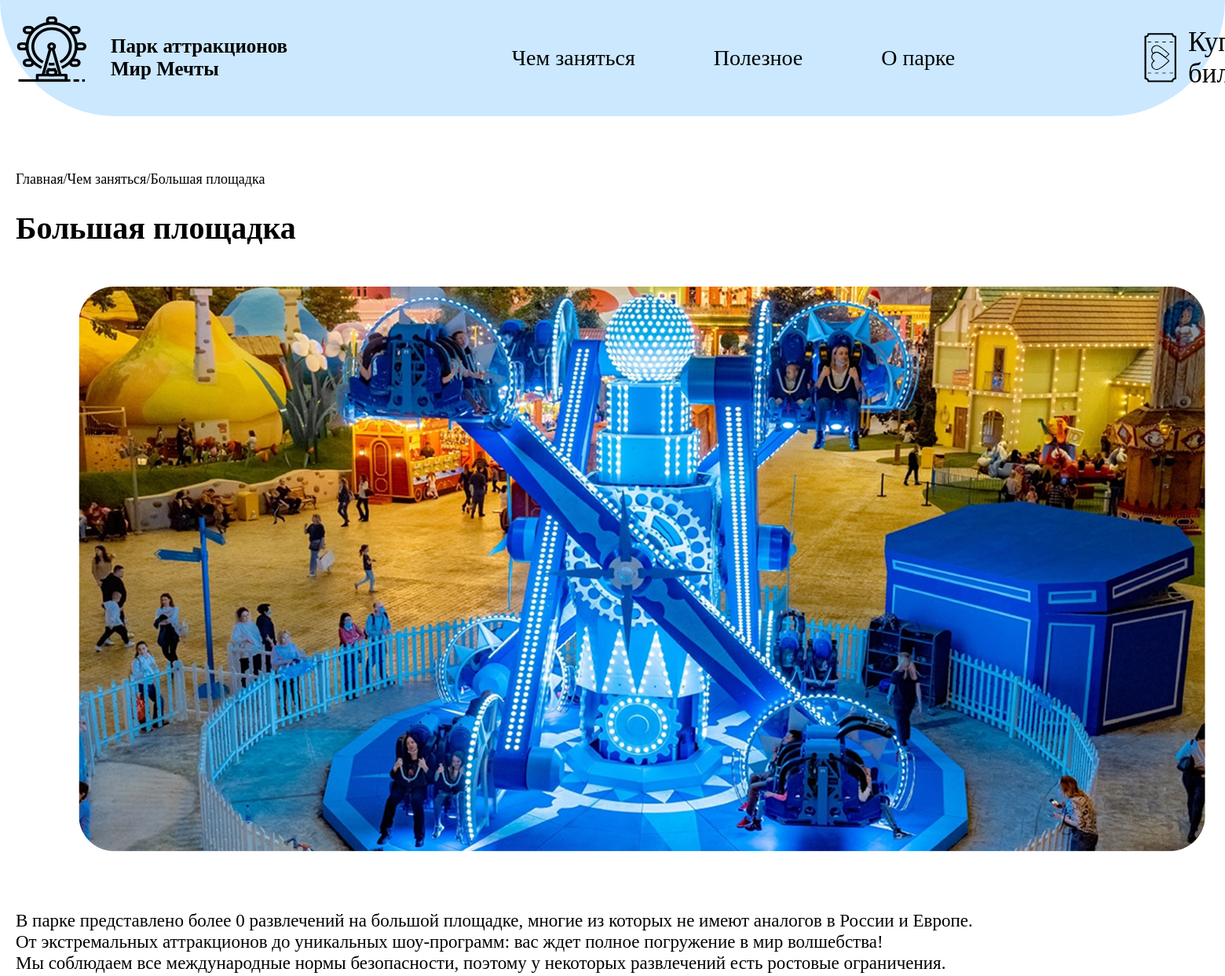
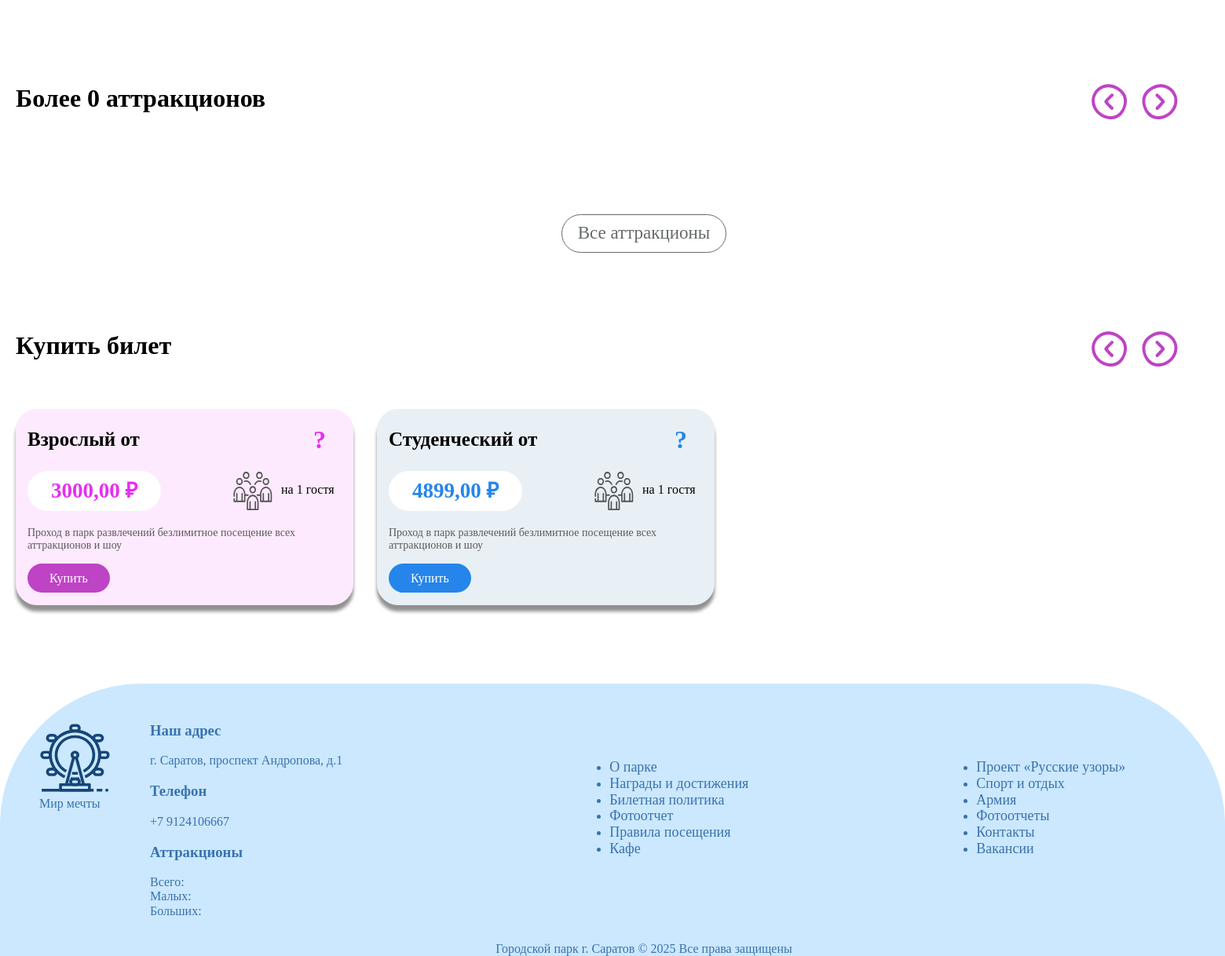
The app's page /big/ with its own data (2 pictures, top to bottom).
### gagi_app/models.py (models this page shows, shortened)
class TicketTypes(models.Model):
    NAME_CHOICES = [
        ('child', 'Детский'),
        ('adult', 'Взрослый'),
        ('family', 'Семейный'),
        ('student', 'Студенческий'),
        ('other', 'Другое')
    ]
    name = models.CharField('Название', max_length=50, choices=NAME_CHOICES)
    price = models.DecimalField('Цена', max_digits=10, decimal_places=2)
    validity_duration = models.IntegerField('Срок действия (дни)', default=1)
    description = models.TextField('Описание', blank=True, null=True)
    class Meta:
        verbose_name = "Тип билета"
        verbose_name_plural = "Типы билетов"
        ordering = ["name"]

### gagi_app/views.py (the view)
# urls.py: path('big/', page3, name='page3'),
def page3(request):
    big_attractions = Attractions.objects.filter(playground_type='big', activity_status=True)
    context = {
        'attractions': big_attractions,
        'attractions_count': big_attractions.count(),
        'attraction_examples': big_attractions[:3],  # Берем первые 3 аттракциона из базы
        'ticket_types': TicketTypes.objects.all(),
    }
    return render(request, 'page3.html', context)

### gagi_app/templates/page3.html (shortened to what this page needs)
{% extends "base.html" %}
{% load static %}
{%block main%}
<div class="container">
    <section class="small-playground">
        <div class="small-info">
            <ul class="small-list">
                <li class="small-item"><a href="{% url 'page1' %}" class="small1-link">Главная</a></li>
                <li class="small-item"><a href="#" class="small2-link">/Чем заняться</a></li>
                <li class="small-item"><a href="#" class="small3-link">/Большая площадка</a></li>
            </ul>
            <h2 class="small-title">Большая площадка</h2>
        </div>
        <div class="info">
            <img src="{% static 'images/big.png' %}" alt="" class="small-img">
            <p class="small-text">В парке представлено более {{ attractions_count }} развлечений на большой площадке, многие из которых не имеют аналогов
                в России и Европе. <br>
                От экстремальных аттракционов до уникальных шоу-программ: вас ждет полное погружение в мир
                волшебства! <br>
                Мы соблюдаем все международные нормы безопасности, поэтому у некоторых развлечений есть ростовые
                ограничения.
            </p>
        </div>
    </section>
    <section class="more-atraction">
        <div class="head-more">
            <h2 class="more-title">Более {{ attractions_count }} аттракционов</h2>
            <div class="right-left">
                <a href="" class="attraction-link-s">
                    <img src="{% static 'images/right.png' %}" alt="" class="atraction-link-img">
                </a>
                <a href="" class="attraction-link">
                    <img src="{% static 'images/left.png' %}" alt="" class="atraction-link-img">
                </a>
            </div>
        </div>
        <div class="all-atraction">
            <a href="#" class="all">Все аттракционы</a>
        </div>
    </section>
    <section class="attraction">
        <div class="head-attraction">
            <h2 class="attraction-title">Купить билет</h2>
            <div class="right-left">
                <a href="" class="attraction-link-s">
                    <img src="{% static 'images/right.png' %}" alt="" class="atraction-link-img">
                </a>
                <a href="" class="attraction-link">
                    <img src="{% static 'images/left.png' %}" alt="" class="atraction-link-img">
                </a>
            </div>
        </div>
        <div class="type-tickets">
            {% for ticket_type in ticket_types %}
            <div class="type{% if forloop.counter == 2 %}-blue{% elif forloop.counter == 3 %}-orange{% endif %}">
                <div class="type-head">
                    <h3 class="type-title">{{ ticket_type.get_name_display }} от</h3>
                    <strong class="right-what{% if forloop.counter == 2 %}-blue{% elif forloop.counter == 3 %}-orange{% endif %}">?</strong>
                </div>
                <div class="price-type">
                    <strong class="text-type{% if forloop.counter == 2 %}-blue{% elif forloop.counter == 3 %}-orange{% endif %}">
                        {{ ticket_type.price }} ₽
                    </strong>
                    <div class="guist">
                        <img src="{% static 'images/guist.svg' %}" alt="" class="price-img">
                        <p class="guist-text">на 1 гостя</p>
                    </div>
                </div>
                <p class="type-tickets-text">{{ ticket_type.description|default:"Проход в парк развлечений безлимитное посещение всех аттракционов и шоу" }}</p>
                <a href="{% url 'page4' %}" class="type-buy{% if forloop.counter == 2 %}-blue{% elif forloop.counter == 3 %}-orange{% endif %}">Купить</a>
            </div>
            {% endfor %}
        </div>
    </section>
</div>
{%endblock%}

### gagi_app/static/css/style.css (style rules this page uses)
a { text-decoration: none; color: #000 }
h1, h2, p { margin: 0; }
li { list-style: none; }
.container { margin: 0 auto; padding: 0 20px; width: 1600px; }
.type-title { display: inline; font-size: 26px; min-width: 300px; }
.small-info { margin: 70px 0 50px 0; }
.small1-link { font-size: 18px; transition: all, 0.5s; }
.small2-link { font-size: 18px; transition: all, 0.5s; }
.small3-link { font-size: 18px; transition: all, 0.5s; }
.small-title { margin-top: 30px; font-size: 40px; }
.small-img { margin-left: 80px; margin-bottom: 70px; }
.small-text { font-size: 23px; line-height: 27px; }
.small-list { display: flex; padding: 0; }
.small-playground { margin-bottom: 110px; }
.head-attraction { display: flex; justify-content: space-between; margin-bottom: 50px; }
.right-left { margin-right: 30px; width: 200px; }
.attraction-title { font-size: 32px; }
.attraction-link-s { margin-right: 15px; }
.type { background-color: #FEEAFE; border-radius: 27px; width: 400px; height: 235px; padding: 0 15px 15px 15px; box-shadow: 0 8px 4px #919090; }
.type-head { display: flex; align-items: center; justify-content: space-between; }
.type-title { font-size: 25px; }
.right-what { font-size: 32px; margin-right: 20px; color: #E72EF1; }
.text-type { display: inline; font-size: 27px; color: #E72EF1; border-radius: 27px; padding: 10px 30px; background-color: #fff; }
.price-type { display: flex; justify-content: space-between; margin-bottom: 20px; }
.guist-text { width: 100px; padding-top: 15px; }
.guist { display: flex; gap: 10px; }
.type-tickets-text { color: #5B5B5B; font-size: 14px; margin-bottom: 25px; }
.type-buy { color: #fff; border-radius: 40px; background-color: #BE43C5; padding: 10px 28px; }
.type-tickets { display: flex; gap: 30px; }
.type-blue { background-color: #E8F0F6; border-radius: 27px; width: 400px; height: 235px; padding: 0 15px 15px 15px; box-shadow: 0 8px 4px #919090; }
.right-what-blue { font-size: 32px; margin-right: 20px; color: #2585EA; }
.text-type-blue { display: inline; font-size: 27px; color: #2585EA; border-radius: 27px; padding: 10px 30px; background-color: #fff; }
.type-buy-blue { color: #fff; border-radius: 40px; background-color: #2585EA; padding: 10px 28px; }
.attraction { margin-bottom: 100px; }
.more-title { margin-bottom: 50px; font-size: 32px; }
.more-atraction { margin-bottom: 70px; }
.head-more { display: flex; justify-content: space-between; }
.all-atraction { display: flex; justify-content: center; margin: 80px 0 100px 0; }
.all { font-size: 23px; border: 1px solid #666A6C; color: #666A6C; border-radius: 45px; padding: 10px 20px; transition: all, 0.7s; }

### records on screen
TicketTypes: name "Взрослый", price "3000,00", description "Проход в парк развлечений безлимитное посещение всех аттракционов и шоу"
TicketTypes: name "Студенческий", price "4899,00", description "Проход в парк развлечений безлимитное посещение всех аттракционов и шоу"

### other values on screen
{{ attractions_count }} "0"
